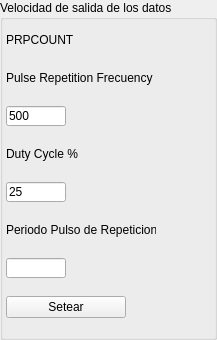
           <widget class="QGroupBox" name="groupBox_5">
            <property name="geometry">
             <rect>
              <x>717</x>
              <y>9</y>
              <width>217</width>
              <height>340</height>
             </rect>
            </property>
            <property name="title">
             <string>Velocidad de salida de los datos</string>
            </property>
            <widget class="QWidget" name="verticalLayoutWidget">
             <property name="geometry">
              <rect>
               <x>6</x>
               <y>18</y>
               <width>209</width>
               <height>316</height>
              </rect>
             </property>
             <layout class="QVBoxLayout" name="verticalLayout">
              <item>
               <widget class="QLabel" name="label_56">
                <property name="maximumSize">
                 <size>
                  <width>120</width>
                  <height>20</height>
                 </size>
                </property>
                <property name="font">
                 <font>
                  <weight>50</weight>
                  <italic>false</italic>
                  <bold>false</bold>
                 </font>
                </property>
                <property name="midLineWidth">
                 <number>12</number>
                </property>
                <property name="text">
                 <string>PRPCOUNT</string>
                </property>
               </widget>
              </item>
              <item>
               <widget class="QLabel" name="label_59">
                <property name="maximumSize">
                 <size>
                  <width>150</width>
                  <height>20</height>
                 </size>
                </property>
                <property name="font">
                 <font>
                  <weight>50</weight>
                  <italic>false</italic>
                  <bold>false</bold>
                 </font>
                </property>
                <property name="text">
                 <string>Pulse Repetition Frecuency Hz</string>
                </property>
               </widget>
              </item>
              <item>
               <widget class="QLineEdit" name="txtPRF">
                <property name="sizePolicy">
                 <sizepolicy hsizetype="Preferred" vsizetype="Fixed">
                  <horstretch>0</horstretch>
                  <verstretch>0</verstretch>
                 </sizepolicy>
                </property>
                <property name="maximumSize">
                 <size>
                  <width>60</width>
                  <height>20</height>
                 </size>
                </property>
                <property name="whatsThis">
                 <string extracomment="Inicio">que es</string>
                </property>
                <property name="text">
                 <string>500</string>
                </property>
               </widget>
              </item>
              <item>
               <widget class="QLabel" name="label_58">
                <property name="maximumSize">
                 <size>
                  <width>120</width>
                  <height>20</height>
                 </size>
                </property>
                <property name="font">
                 <font>
                  <weight>50</weight>
                  <italic>false</italic>
                  <bold>false</bold>
                 </font>
                </property>
                <property name="text">
                 <string>Duty Cycle %</string>
                </property>
               </widget>
              </item>
              <item>
               <widget class="QLineEdit" name="txtDuty">
                <property name="sizePolicy">
                 <sizepolicy hsizetype="Preferred" vsizetype="Fixed">
                  <horstretch>0</horstretch>
                  <verstretch>0</verstretch>
                 </sizepolicy>
                </property>
                <property name="maximumSize">
                 <size>
                  <width>60</width>
                  <height>20</height>
                 </size>
                </property>
                <property name="whatsThis">
                 <string extracomment="Inicio">que es</string>
                </property>
                <property name="text">
                 <string>25</string>
                </property>
               </widget>
              </item>
              <item>
               <widget class="QLabel" name="label_57">
                <property name="maximumSize">
                 <size>
                  <width>150</width>
                  <height>20</height>
                 </size>
                </property>
                <property name="font">
                 <font>
                  <weight>50</weight>
                  <italic>false</italic>
                  <bold>false</bold>
                 </font>
                </property>
                <property name="text">
                 <string>Periodo Pulso de Repeticion</string>
                </property>
               </widget>
              </item>
              <item>
               <widget class="QLineEdit" name="txtPRP">
                <property name="sizePolicy">
                 <sizepolicy hsizetype="Preferred" vsizetype="Fixed">
                  <horstretch>0</horstretch>
                  <verstretch>0</verstretch>
                 </sizepolicy>
                </property>
                <property name="maximumSize">
                 <size>
                  <width>60</width>
                  <height>20</height>
                 </size>
                </property>
                <property name="whatsThis">
                 <string extracomment="Inicio">que es</string>
                </property>
                <property name="text">
                 <string/>
                </property>
               </widget>
              </item>
              <item>
               <widget class="QPushButton" name="btnSetearTiempos">
                <property name="maximumSize">
                 <size>
                  <width>120</width>
                  <height>16777215</height>
                 </size>
                </property>
                <property name="text">
                 <string>Setear</string>
                </property>
               </widget>
              </item>
             </layout>
            </widget>
           </widget>
